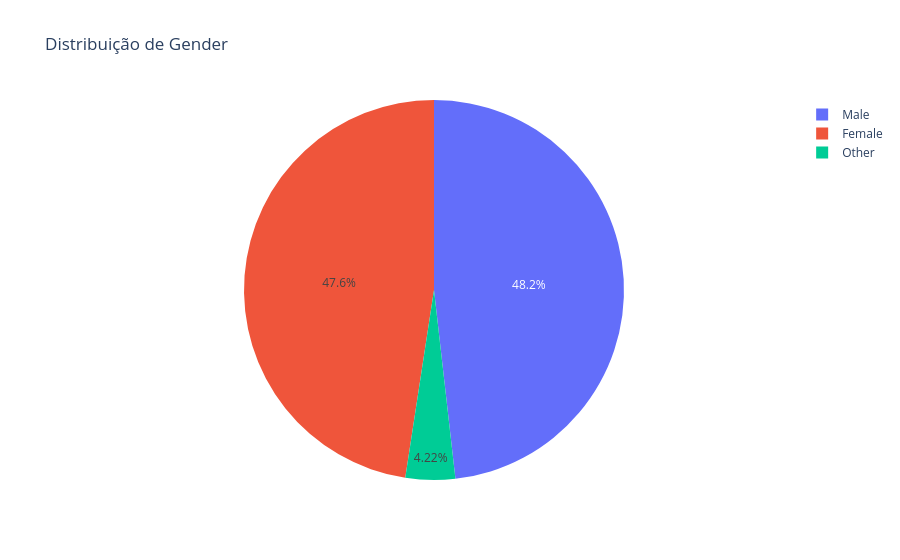
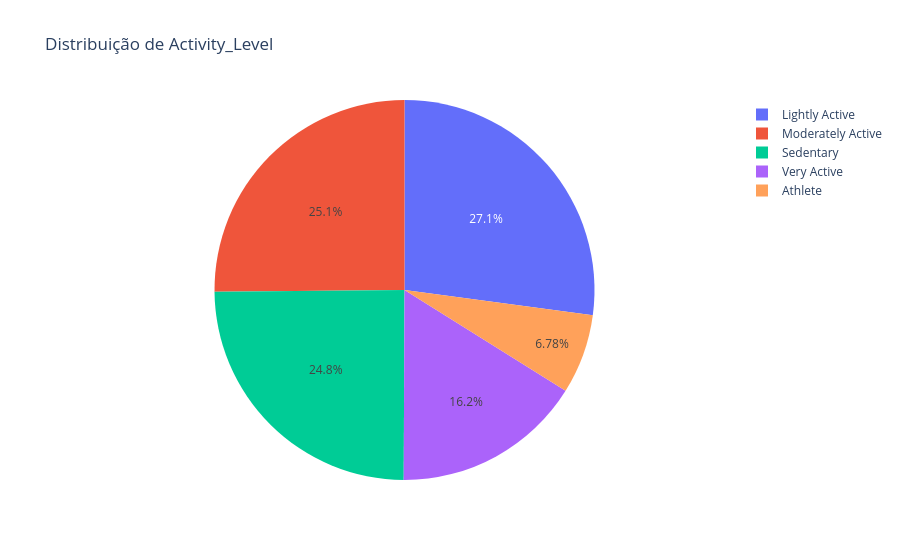
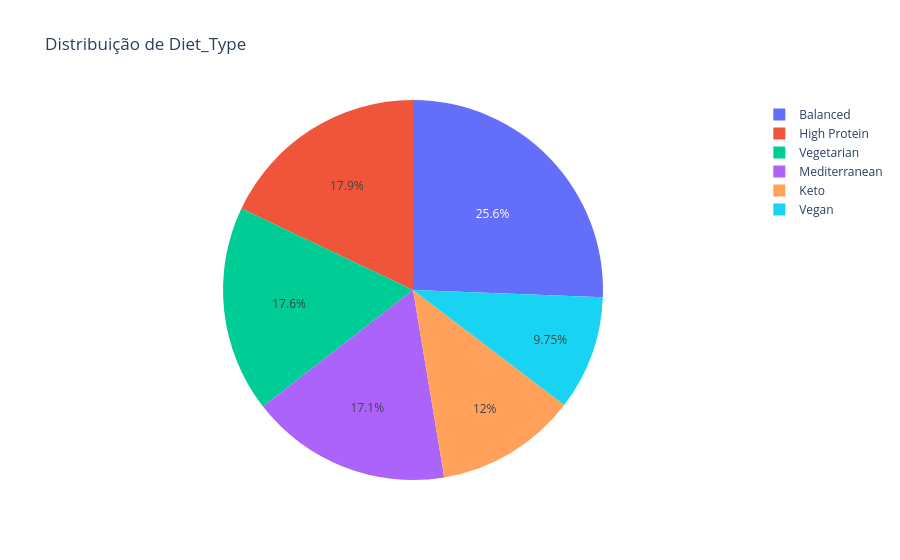

The cell these charts' notebook holds for them, in order:
### Markdown cell above
Temos muitos outliers nas distribuiçoes, principalmente nas relacionadas a agua, carboidratos, gorduras e proteinas o que acho muito dificil de uma pessoa saber para ajudar no modelo, nesse caso pretendo retirar e deixar apenas calorias necessarias e calorias consumidas.

Também acho desnecessario incluir altura e peso,e BMI, acredito que uma ou outra sera suficiente, já que uma depende das outras duas, como BMI tem mais outliers, vou usar peso e altura.

### Code cell
variaveis_categoricas = ['Gender', 'Activity_Level', 'Diet_Type']

for var in variaveis_categoricas:
    grafico = px.pie(health_data, names=var, title=f'Distribuição de {var}')
    grafico.show()

### Figure 1 — Plotly figure (JSON) as saved in the notebook; plotly's stock layout.template omitted (floating-point values rounded to 4 significant figures; data arrays with more than 128 entries replaced by an {"elided": "..."} marker saying what was removed)
{"data": [{"domain": {"x": [0, 1], "y": [0, 1]}, "hovertemplate": "Gender=%{label}<extra></extra>", "labels": {"elided": "6000 str values"}, "legendgroup": "", "name": "", "showlegend": true, "type": "pie"}], "layout": {"legend": {"tracegroupgap": 0}, "title": {"text": "Distribuição de Gender"}}}

### Figure 2 — Plotly figure (JSON) as saved in the notebook; plotly's stock layout.template omitted (floating-point values rounded to 4 significant figures; data arrays with more than 128 entries replaced by an {"elided": "..."} marker saying what was removed)
{"data": [{"domain": {"x": [0, 1], "y": [0, 1]}, "hovertemplate": "Activity_Level=%{label}<extra></extra>", "labels": {"elided": "6000 str values"}, "legendgroup": "", "name": "", "showlegend": true, "type": "pie"}], "layout": {"legend": {"tracegroupgap": 0}, "title": {"text": "Distribuição de Activity_Level"}}}

### Figure 3 — Plotly figure (JSON) as saved in the notebook; plotly's stock layout.template omitted (floating-point values rounded to 4 significant figures; data arrays with more than 128 entries replaced by an {"elided": "..."} marker saying what was removed)
{"data": [{"domain": {"x": [0, 1], "y": [0, 1]}, "hovertemplate": "Diet_Type=%{label}<extra></extra>", "labels": {"elided": "6000 str values"}, "legendgroup": "", "name": "", "showlegend": true, "type": "pie"}], "layout": {"legend": {"tracegroupgap": 0}, "title": {"text": "Distribuição de Diet_Type"}}}
